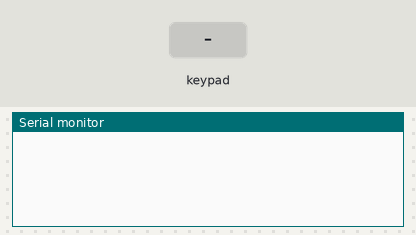
A sketch run on a simulated Arduino Uno, built with avr-gcc and run on an emulated ATmega328P. Shown: the last lines printed to the serial monitor. Wiring (inferred from the names in the program): 2×2 keypad with keys 1 2 3 4 (labels assumed): rows A0, A1; columns pin 2, pin 3. The inputs (shaded band) are chosen by the test bench.

Above: at 1.2 s.
1.3 s: key '1' pressed
At 2.5 s:
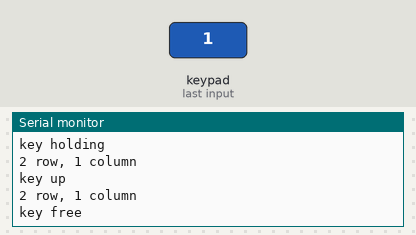
2.8 s: keypad keys 1 2 pressed 0.4 s apart
At 2.95 s:
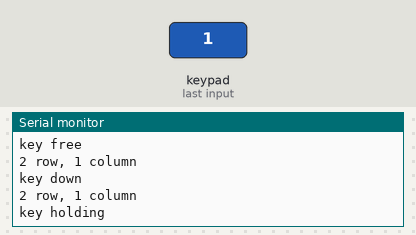
5.1 s: key '3' pressed
At 5.8 s:
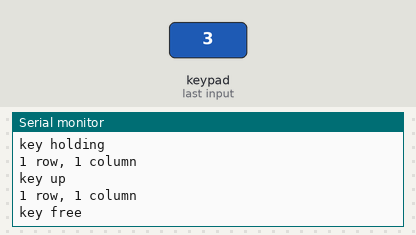

Measured:
- after the input at 1.3 s, the serial monitor: prints a new line at once (image 1)
- after the input at 5.1 s, the serial monitor: prints a new line at once (image 3)

The sketch:

a.ino
```cpp
const int row_count = 2;
const int column_count = 2;
const int key_d = 1;
const int key_h = 3;
const int key_up = 2;
const int key_0 = 0;
int rowPins [] = {A1, A0};
int columnPins [] = {2, 3};

int keyStatus [ row_count ][ column_count ] = { };
String keyMap[ row_count ][ column_count ] = {
    { "1 row, 1 column", "1 row, 2 column" },
    { "2 row, 1 column", "2 row, 2 column" }
};

void setup() {
  Serial.begin(9600);

  for (int i = 0; i < row_count; i++) {
    for (int j = 0; j < column_count; j++) {
      keyStatus [ i ][ j ] = key_0;
    }
  }

  for (int i = 0; i < column_count; i++) {
    pinMode(columnPins [i], INPUT_PULLUP);
  }

  for (int i = 0; i < row_count; i++) {
    pinMode(rowPins [i], INPUT);
  }
}

void loop() {
  for (int i = 0; i < row_count; i++) {
    pinMode(rowPins [i], OUTPUT);
    digitalWrite(rowPins [i], LOW);
    for (int j = 0; j < column_count; j++) {
      int sensorVal = digitalRead(columnPins [j]);
        if (sensorVal == LOW && keyStatus[i][j] == key_0) {
          Serial.println(keyMap[i][j]);
          Serial.println("key down");
          keyStatus[i][j] = key_d;
        } if (sensorVal == LOW && keyStatus[i][j] == key_d) {
          Serial.println(keyMap[i][j]);
          Serial.println("key holding");
          keyStatus[i][j] = key_h;
        } else if (sensorVal == HIGH && (keyStatus[i][j] == key_d || keyStatus[i][j] == key_h)) {
          keyStatus[i][j] = key_up;
          Serial.println(keyMap[i][j]);
          Serial.println("key up");
        } else if (sensorVal == HIGH && keyStatus[i][j] == key_up) {
          keyStatus[i][j] = key_0;
          Serial.println(keyMap[i][j]);
          Serial.println("key free");
        }
    }
    pinMode(rowPins [i], INPUT);
  }
}
```
